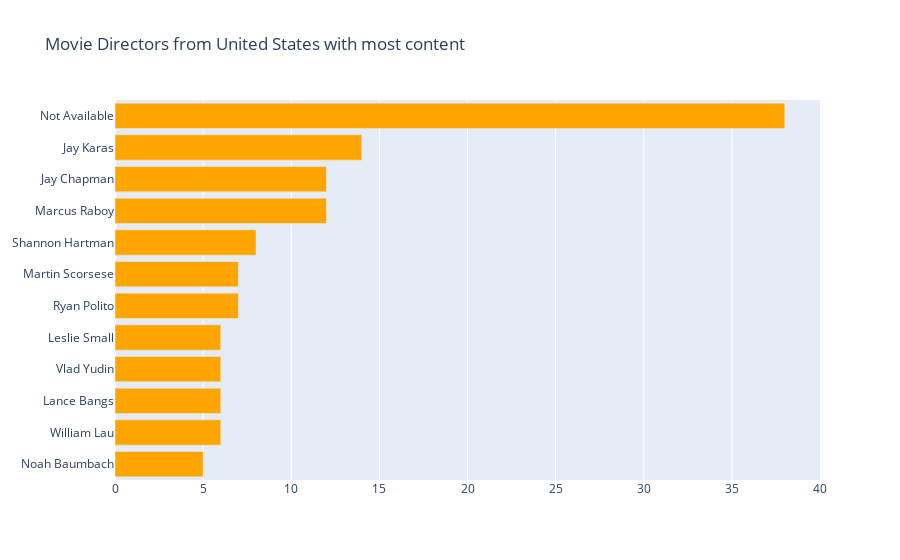

The notebook cell this image was saved under:
### Code cell
from collections import Counter
small = netflix[netflix["type"] == "Movie"]
small = small[small["country"] == "United States"]

col = "director"
categories = ", ".join(small[col].fillna("")).split(", ")
counter_list = Counter(categories).most_common(12)
counter_list = [_ for _ in counter_list if _[0] != ""]
labels = [_[0] for _ in counter_list][::-1]
values = [_[1] for _ in counter_list][::-1]
trace1 = go.Bar(y=labels, x=values, orientation="h", name="TV Shows", marker=dict(color="orange"))

data = [trace1]
layout = go.Layout(title="Movie Directors from United States with most content", legend=dict(x=0.1, y=1.1, orientation="h"))
fig = go.Figure(data, layout=layout)
fig.show()

### Figure 1 — Plotly figure (JSON) as saved in the notebook; plotly's stock layout.template omitted (floating-point values rounded to 4 significant figures)
{"data": [{"marker": {"color": "orange"}, "name": "TV Shows", "orientation": "h", "type": "bar", "x": [5, 6, 6, 6, 6, 7, 7, 8, 12, 12, 14, 38], "y": ["Noah Baumbach", "William Lau", "Lance Bangs", "Vlad Yudin", "Leslie Small", "Ryan Polito", "Martin Scorsese", "Shannon Hartman", "Marcus Raboy", "Jay Chapman", "Jay Karas", "Not Available"]}], "layout": {"legend": {"orientation": "h", "x": 0.1, "y": 1.1}, "title": {"text": "Movie Directors from United States with most content"}}}
